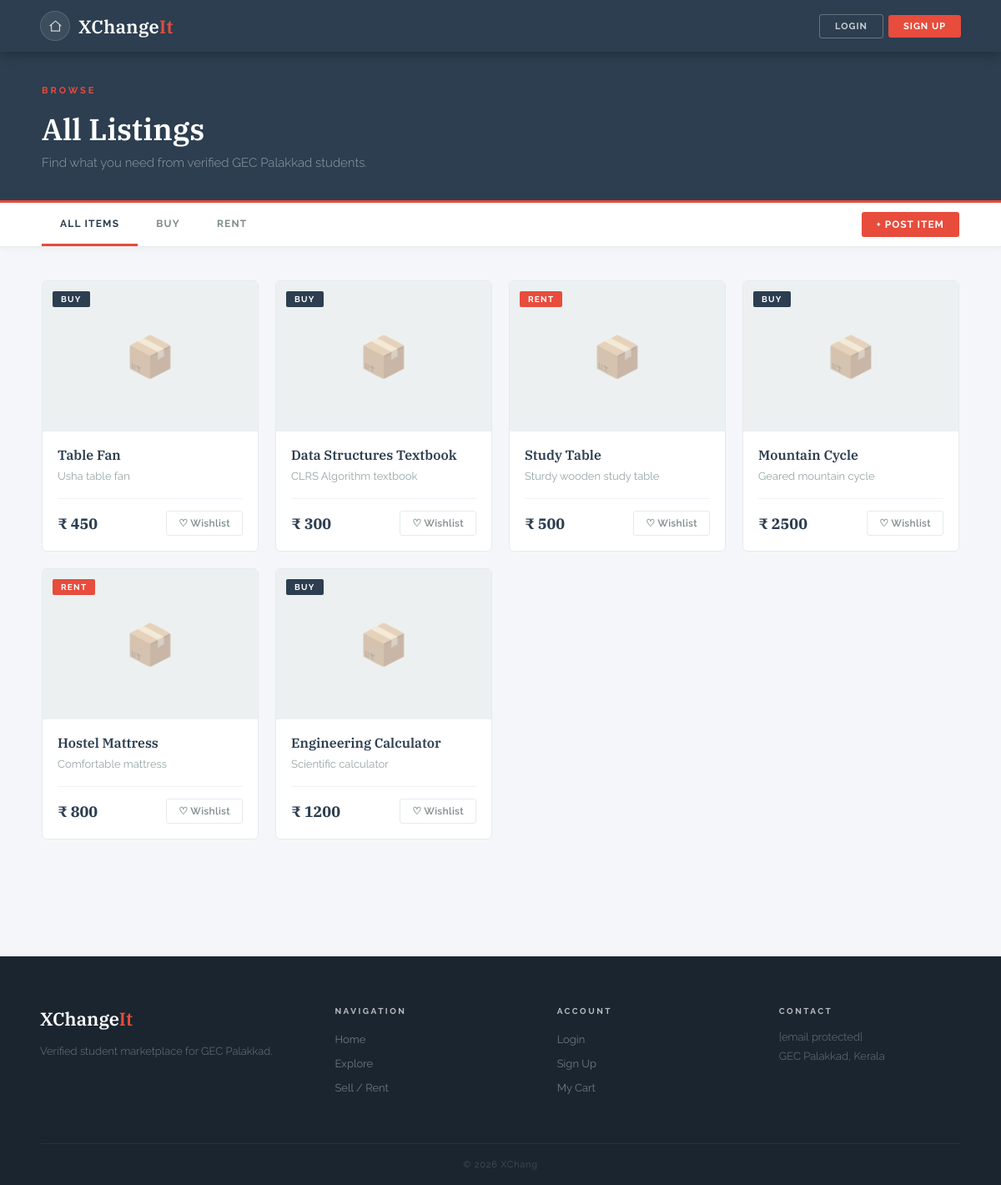
Before: /explore with the older database file.
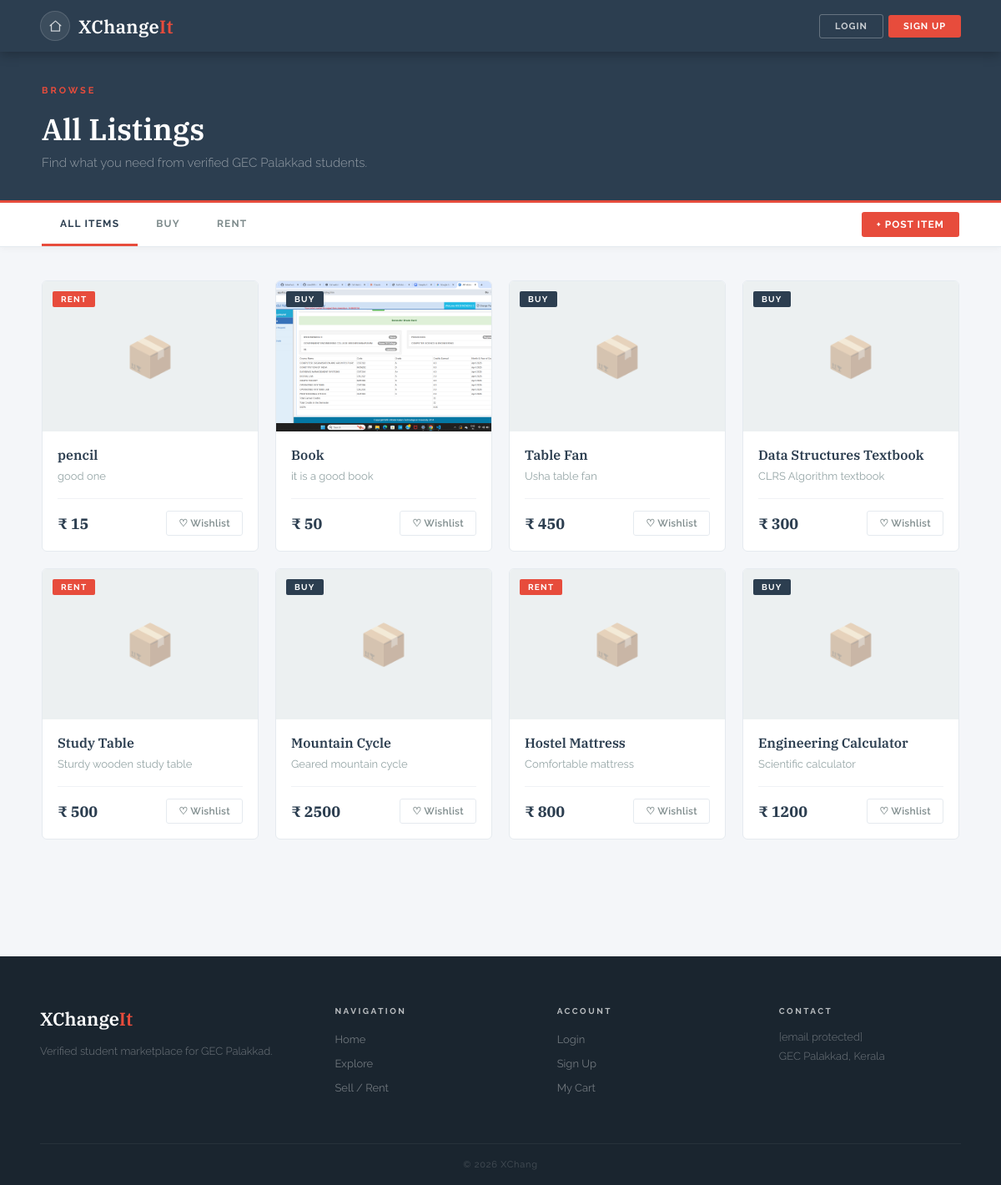
After: the same page with the newer database file.
### tables this page shows
CREATE TABLE products (
            id           INTEGER PRIMARY KEY AUTOINCREMENT,
            name         TEXT    NOT NULL,
            price        INTEGER NOT NULL,
            short_desc   TEXT,
            detailed_desc TEXT,
            category     TEXT,
            image1       TEXT,
            image2       TEXT,
            image3       TEXT,
            image4       TEXT,
            image5       TEXT,
            seller       TEXT
        );

### app.py (the view)
@app.route("/explore")
def explore():
    category = request.args.get("category", "all")
    conn = sqlite3.connect(DATABASE)
    c = conn.cursor()
    if category == "buy":
        c.execute("SELECT * FROM products WHERE category='buy' ORDER BY id DESC")
    elif category == "rent":
        c.execute("SELECT * FROM products WHERE category='rent' ORDER BY id DESC")
    else:
        c.execute("SELECT * FROM products ORDER BY id DESC")
    products = c.fetchall()
    conn.close()
    pending = get_pending_count(session.get("user"))
    return render_template("explore.html", products=products, category=category, pending_count=pending)

### app.py (called while the page is built)
def get_pending_count(username):
    if not username:
        return 0
    data = sb_get("chat_requests",
                  f"seller=eq.{username}&status=eq.pending&select=id")
    return len(data) if isinstance(data, list) else 0

### templates/explore.html (shortened to what this page needs)
<!DOCTYPE html>
<html lang="en">
<head>
  <link rel="stylesheet" href="{{ url_for('static', filename='slate.css') }}">
  <link rel="stylesheet" href="{{ url_for('static', filename='explore.css') }}">
</head>
<body>
<nav class="navbar">
  <div style="display:flex; align-items:center; gap:10px;">
    <a href="{{ url_for('home') }}" class="nav-icon-btn" data-tooltip="Home">
      <svg viewBox="0 0 24 24" width="18" height="18" fill="none" stroke="currentColor" stroke-width="2">
        <path d="M3 11L12 3l9 8"></path>
        <path d="M5 10v10h14V10"></path>
      </svg>
    </a>
    <a href="{{ url_for('home') }}" class="logo">XChange<span>It</span></a>
  </div>
  <div class="nav-right">
    {% if session.get('user') %}
      <a href="{{ url_for('cart') }}" class="nav-icon-btn" data-tooltip="Cart">
        <svg viewBox="0 0 24 24"><path d="M6 2L3 6v14a2 2 0 002 2h14a2 2 0 002-2V6l-3-4z"/><line x1="3" y1="6" x2="21" y2="6"/><path d="M16 10a4 4 0 01-8 0"/></svg>
      </a>
      <a href="{{ url_for('wishlist') }}" class="nav-icon-btn" data-tooltip="Wishlist">
        <svg viewBox="0 0 24 24"><path d="M20.84 4.61a5.5 5.5 0 00-7.78 0L12 5.67l-1.06-1.06a5.5 5.5 0 00-7.78 7.78l1.06 1.06L12 21.23l7.78-7.78 1.06-1.06a5.5 5.5 0 000-7.78z"/></svg>
      </a>
      <a href="{{ url_for('my_listings_chat') }}" class="nav-icon-btn" data-tooltip="Chats">
        <svg viewBox="0 0 24 24"><path d="M21 15a2 2 0 01-2 2H7l-4 4V5a2 2 0 012-2h14a2 2 0 012 2z"/></svg>
        {% if pending_count and pending_count > 0 %}
          <span class="nav-badge">{{ pending_count }}</span>
        {% endif %}
      </a>
      <a href="{{ url_for('profile') }}" class="nav-icon-btn nav-profile-btn" data-tooltip="{{ session.get('user') }}">
        {{ session.get('user')[0]|upper }}
      </a>
    {% else %}
      <a href="{{ url_for('login') }}" class="btn-nav-ghost">Login</a>
      <a href="{{ url_for('signup') }}" class="btn-nav-fill">Sign Up</a>
    {% endif %}
  </div>
</nav>
<div class="page-header">
  <div class="page-header-inner">
    <span class="overline">Browse</span>
    <h1>All Listings</h1>
    <p>Find what you need from verified GEC Palakkad students.</p>
  </div>
</div>
<div class="filter-bar">
  <div class="filter-inner">
    <div class="filter-tabs">
      <a href="{{ url_for('explore') }}"
         class="filter-tab {% if category=='all' %}active{% endif %}">All Items</a>
      <a href="{{ url_for('explore', category='buy') }}"
         class="filter-tab {% if category=='buy' %}active{% endif %}">Buy</a>
      <a href="{{ url_for('explore', category='rent') }}"
         class="filter-tab {% if category=='rent' %}active{% endif %}">Rent</a>
    </div>
    <a href="{{ url_for('sell') }}" class="btn-nav-fill" style="font-size:12px; padding:8px 18px; border-radius:3px;">+ Post Item</a>
  </div>
</div>
<div class="products-section">
  <div class="products-inner">
    {% if products %}
    <div class="products-grid">
      {% for product in products %}
      <div class="product-card"
           onclick="window.location.href=this.dataset.href" data-href="{{ url_for('product_detail', product_id=product[0]) }}">
        <div class="product-img">
          {% if product[6] %}
            <img src="{{ url_for('static', filename='uploads/' + product[6]) }}" alt="{{ product[1] }}">
          {% else %}
            <div class="product-img-placeholder">
              <span>📦</span>
            </div>
          {% endif %}
          <div class="product-badge {% if product[5]=='rent' %}badge-rent{% else %}badge-buy{% endif %}">
            {{ product[5]|upper if product[5] else 'BUY' }}
          </div>
        </div>
        <div class="product-body">
          <h3>{{ product[1] }}</h3>
          <p class="product-desc">{{ product[3] }}</p>
          <div class="product-footer">
            <span class="product-price">₹ {{ product[2] }}</span>
            <a href="{{ url_for('add_to_wishlist', product_id=product[0]) }}"
               class="wishlist-btn"
               onclick="event.stopPropagation()">♡ Wishlist</a>
          </div>
        </div>
      </div>
      {% endfor %}
    </div>
    {% endif %}
  </div>
</div>
<footer class="footer">
  <div class="footer-grid">
    <div class="footer-col">
      <span class="footer-logo">XChange<span>It</span></span>
      <p class="footer-desc">Verified student marketplace for GEC Palakkad.</p>
    </div>
    <div class="footer-col">
      <h4>Navigation</h4>
      <ul>
        <li><a href="{{ url_for('home') }}">Home</a></li>
        <li><a href="{{ url_for('explore') }}">Explore</a></li>
        <li><a href="{{ url_for('sell') }}">Sell / Rent</a></li>
      </ul>
    </div>
    <div class="footer-col">
      <h4>Account</h4>
      <ul>
        <li><a href="{{ url_for('login') }}">Login</a></li>
        <li><a href="{{ url_for('signup') }}">Sign Up</a></li>
        <li><a href="{{ url_for('cart') }}">My Cart</a></li>
      </ul>
    </div>
    <div class="footer-col">
      <h4>Contact</h4>
      <p><a href="/cdn-cgi/l/email-protection" class="__cf_email__" data-cfemail="90e3e5e0e0ffe2e4d0e8f3f8f1fef7f5f9e4bef9fe">[email&#160;protected]</a></p>
      <p>GEC Palakkad, Kerala</p>
    </div>
  </div>
  <div class="footer-bottom">© 2026 XChang
</body>
</html>

### static/slate.css (style rules this page uses)
*, *::before, *::after { box-sizing: border-box; margin: 0; padding: 0; }
html { scroll-behavior: smooth; }
body { font-family: 'Raleway', sans-serif; background: #f4f6f9; color: #2c3e50; min-height: 100vh; }
a { text-decoration: none; color: inherit; }
.navbar { background: #2c3e50; padding: 0 48px; display: flex; align-items: center; justify-content: space-between; height: 62px; position: sticky; top: 0; z-index: 1000; box-shadow: 0 2px 14px rgba(0,0,0,0.3); }
.logo { font-family: 'IBM Plex Serif', serif; font-size: 22px; color: #fff; font-weight: 600; letter-spacing: 0.3px; }
.logo span { color: #e74c3c; }
.nav-right { display: flex; gap: 10px; align-items: center; }
.btn-nav-ghost { padding: 7px 18px; background: transparent; border: 1px solid rgba(255,255,255,0.28); color: rgba(255,255,255,0.75); border-radius: 3px; font-size: 11px; font-weight: 700; letter-spacing: 1px; text-transform: uppercase; cursor: pointer; font-family: 'Raleway', sans-serif; transition: all 0.2s; }
.btn-nav-fill { padding: 7px 18px; background: #e74c3c; border: none; color: #fff; border-radius: 3px; font-size: 11px; font-weight: 700; letter-spacing: 1px; text-transform: uppercase; cursor: pointer; font-family: 'Raleway', sans-serif; transition: opacity 0.2s; }
.overline { font-size: 11px; letter-spacing: 3px; text-transform: uppercase; color: #e74c3c; font-weight: 700; margin-bottom: 16px; display: block; }
.footer { background: #1a252f; padding: 60px 48px 0; margin-top: 80px; }
.footer-grid { display: grid; grid-template-columns: 1.4fr 1fr 1fr 1fr; gap: 48px; padding-bottom: 48px; border-bottom: 1px solid rgba(255,255,255,0.06); }
.footer-logo { font-family: 'IBM Plex Serif', serif; font-size: 22px; color: #fff; font-weight: 600; margin-bottom: 14px; display: block; }
.footer-logo span { color: #e74c3c; }
.footer-desc { color: rgba(255,255,255,0.38); font-size: 13px; line-height: 1.75; font-weight: 300; }
.footer-col h4 { color: rgba(255,255,255,0.7); font-size: 10px; letter-spacing: 2.5px; text-transform: uppercase; font-weight: 700; margin-bottom: 18px; }
.footer-col ul { list-style: none; }
.footer-col ul li { margin-bottom: 10px; }
.footer-col ul li a { color: rgba(255,255,255,0.38); font-size: 13px; transition: color 0.2s; }
.footer-col p { color: rgba(255,255,255,0.38); font-size: 13px; margin-bottom: 8px; font-weight: 300; }
.footer-bottom { text-align: center; padding: 18px 0; color: rgba(255,255,255,0.2); font-size: 11px; letter-spacing: 0.8px; }
.nav-right { display: flex; gap: 6px; align-items: center; }
.nav-icon-btn { position: relative; width: 36px; height: 36px; border-radius: 50%; background: rgba(255,255,255,0.08); border: 1px solid rgba(255,255,255,0.14); display: flex; align-items: center; justify-content: center; color: rgba(255,255,255,0.75); font-size: 16px; cursor: pointer; transition: background 0.2s, border-color 0.2s, color 0.2s; text-decoration: none; flex-shrink: 0; }
.nav-icon-btn svg { width: 17px; height: 17px; stroke: currentColor; fill: none; stroke-width: 1.8; stroke-linecap: round; stroke-linejoin: round; flex-shrink: 0; }
.nav-icon-btn::after { content: attr(data-tooltip); position: absolute; bottom: -32px; left: 50%; transform: translateX(-50%); background: #1a252f; color: rgba(255,255,255,0.8); font-size: 10px; font-weight: 600; letter-spacing: 0.5px; padding: 4px 8px; border-radius: 3px; white-space: nowrap; pointer-events: none; opacity: 0; transition: opacity 0.2s; font-family: 'Raleway', sans-serif; z-index: 9999; }

Changed rows visible on the page:
added products: category "RENT", name "pencil", short_desc "good one", price "15"
added products: image1 (picture), category "BUY", name "Book", short_desc "it is a good book", price "50"
